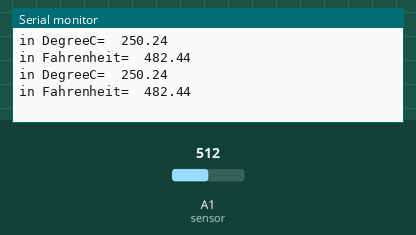
This sketch was run on a simulated Arduino Uno, built with avr-gcc and run on an emulated ATmega328P. On the bench: the last lines printed to the serial monitor. The test bench sets the inputs (shaded band); at power-on: A1 (sensor) = 512.

Above: at 1.8 s.
1.9 s: A1 (sensor) set to 716
At 2.8 s:
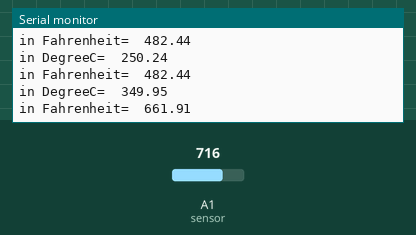
3.4 s: A1 (sensor) set to 900
At 4.8 s:
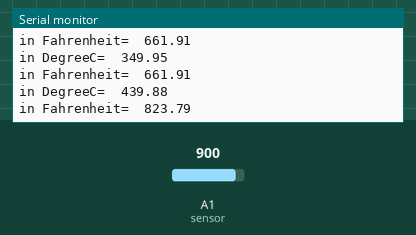
Timing chart, 0 to 6.4 s (numbered marks = the images above; inputs shaded):
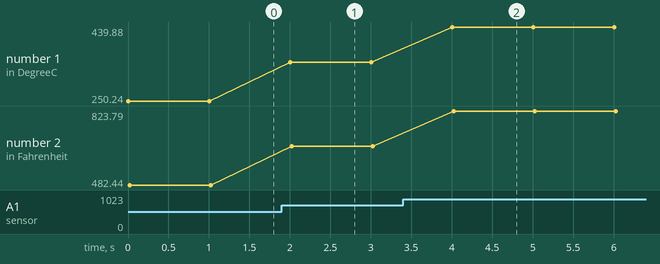

Measured:
- after the input at 1.9 s, the serial monitor: prints a new line after 0.10 s (image 1)
- after the input at 3.4 s, the serial monitor: prints a new line after 0.61 s (image 2)
- plotted number 1: 250.24 → 349.95 after the input at 1.9 s, 349.95 → 439.88 after the input at 3.4 s
- plotted number 2: 482.44 → 661.91 after the input at 1.9 s, 661.91 → 823.79 after the input at 3.4 s

The sketch:

lm35.ino
```cpp
const int sensor=A1; // Assigning analog pin A1 to variable 'sensor'
float tempc;  //variable to store temperature in degree Celsius
float tempf;  //variable to store temperature in Fahreinheit
float vout;  //temporary variable to hold sensor reading
void setup()
{
pinMode(sensor,INPUT); // Configuring pin A1 as input
Serial.begin(9600);
}
void loop()
{
vout=analogRead(sensor);
vout=(vout*500)/1023;
tempc=vout; // Storing value in Degree Celsius
tempf=(vout*1.8)+32; // Converting to Fahrenheit
Serial.print("in DegreeC=");
Serial.print("\t");
Serial.print(tempc);
Serial.println();
Serial.print("in Fahrenheit=");
Serial.print("\t");
Serial.print(tempf);
Serial.println("\n\n");
delay(1000); //Delay of 1 second for ease of viewing
}
```
